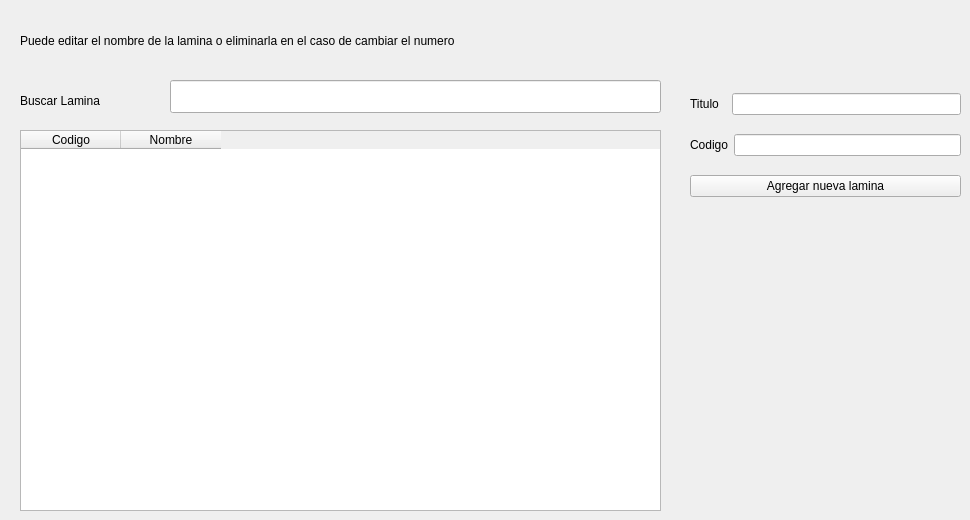
          <widget class="QWidget" name="tab_4">
           <attribute name="title">
            <string>Lista laminas</string>
           </attribute>
           <widget class="QLineEdit" name="txtFilterLam">
            <property name="geometry">
             <rect>
              <x>170</x>
              <y>80</y>
              <width>491</width>
              <height>33</height>
             </rect>
            </property>
           </widget>
           <widget class="QTableWidget" name="tbLaminas">
            <property name="geometry">
             <rect>
              <x>20</x>
              <y>130</y>
              <width>641</width>
              <height>381</height>
             </rect>
            </property>
            <column>
             <property name="text">
              <string>Codigo</string>
             </property>
            </column>
            <column>
             <property name="text">
              <string>Nombre</string>
             </property>
            </column>
           </widget>
           <widget class="QLabel" name="label_28">
            <property name="geometry">
             <rect>
              <x>20</x>
              <y>90</y>
              <width>121</width>
              <height>21</height>
             </rect>
            </property>
            <property name="text">
             <string>Buscar Lamina</string>
            </property>
           </widget>
           <widget class="QLabel" name="label_29">
            <property name="geometry">
             <rect>
              <x>20</x>
              <y>30</y>
              <width>591</width>
              <height>21</height>
             </rect>
            </property>
            <property name="text">
             <string>Puede editar el nombre de la lamina o eliminarla en el caso de cambiar el numero </string>
            </property>
           </widget>
           <widget class="QWidget" name="verticalLayoutWidget_3">
            <property name="geometry">
             <rect>
              <x>690</x>
              <y>80</y>
              <width>271</width>
              <height>131</height>
             </rect>
            </property>
            <layout class="QVBoxLayout" name="verticalLayout_15">
             <item>
              <layout class="QHBoxLayout" name="horizontalLayout_11">
               <item>
                <widget class="QLabel" name="label_30">
                 <property name="text">
                  <string>Titulo  </string>
                 </property>
                </widget>
               </item>
               <item>
                <widget class="QLineEdit" name="txtTituloLam"/>
               </item>
              </layout>
             </item>
             <item>
              <layout class="QHBoxLayout" name="horizontalLayout_10">
               <item>
                <widget class="QLabel" name="label_31">
                 <property name="text">
                  <string>Codigo</string>
                 </property>
                </widget>
               </item>
               <item>
                <widget class="QLineEdit" name="txtCodigoLam"/>
               </item>
              </layout>
             </item>
             <item>
              <widget class="QPushButton" name="btNuevaLam">
               <property name="text">
                <string>Agregar nueva lamina</string>
               </property>
              </widget>
             </item>
            </layout>
           </widget>
          </widget>
